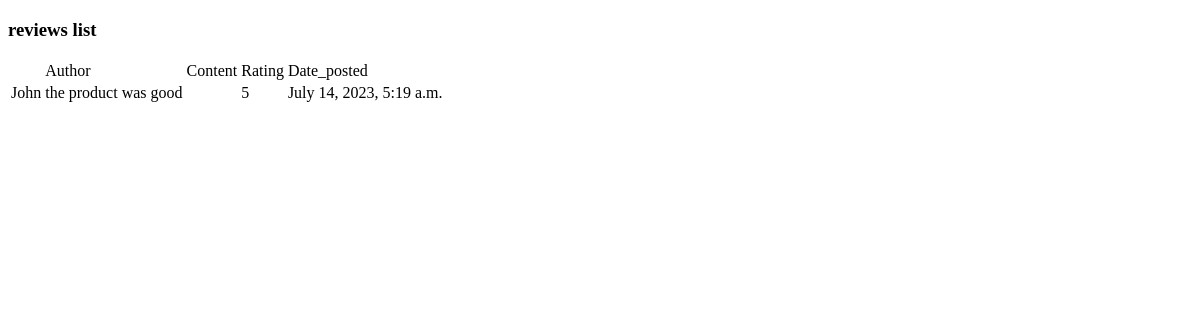
The app's page /review/reviews/list, older data.
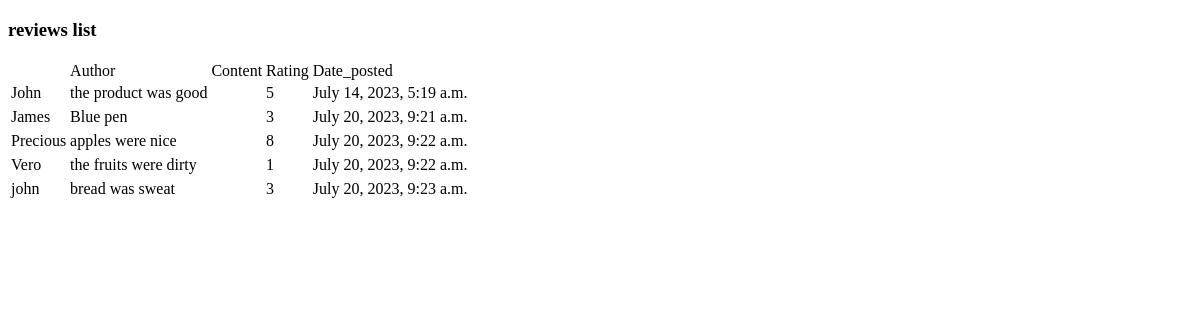
The same page, newer data.
### review/models.py (models this page shows)
class Review(models.Model):
    author = models.CharField(max_length=100)
    content = models.TextField()
    rating = models.IntegerField()
    date_posted = models.DateTimeField(auto_now_add=True)

### review/views.py (the view)
# urls.py: path("reviews/list", review_list,name="reviews_list"),
def review_list(request):
    reviews=Review.objects.all()
    return render(request,"review/reviews_list.html",{"reviews":reviews})

### templates/review/reviews_list.html (shortened to what this page needs)
<!DOCTYPE html>
<html lang="en">
<head>
</head>
<body>
    <h3>reviews list</h3>
    <table>
        <th>
            <td>Author</td>
            <td>Content</td>
            <td>Rating</td>
            <td>Date_posted</td>
            <th>
                {%for review in reviews%}
                <tr>
                    <td>{{review.author}}</td>
                    <td>{{review.content}}<td>
                        <td>{{review.rating}}</td>
                        <td>{{review.date_posted}}</td>
                        <tr>
                            {%endfor%}
                        </table>
</body>
</html>

Row changes from the older to the newer data that the page shows:
added Review: author "James", content "Blue pen", rating "3", date_posted "July 20, 2023, 9:21 a.m."
added Review: author "Precious", content "apples were nice", rating "8", date_posted "July 20, 2023, 9:22 a.m."
added Review: author "Vero", content "the fruits were dirty", rating "1", date_posted "July 20, 2023, 9:22 a.m."
added Review: author "john", content "bread was sweat", rating "3", date_posted "July 20, 2023, 9:23 a.m."
